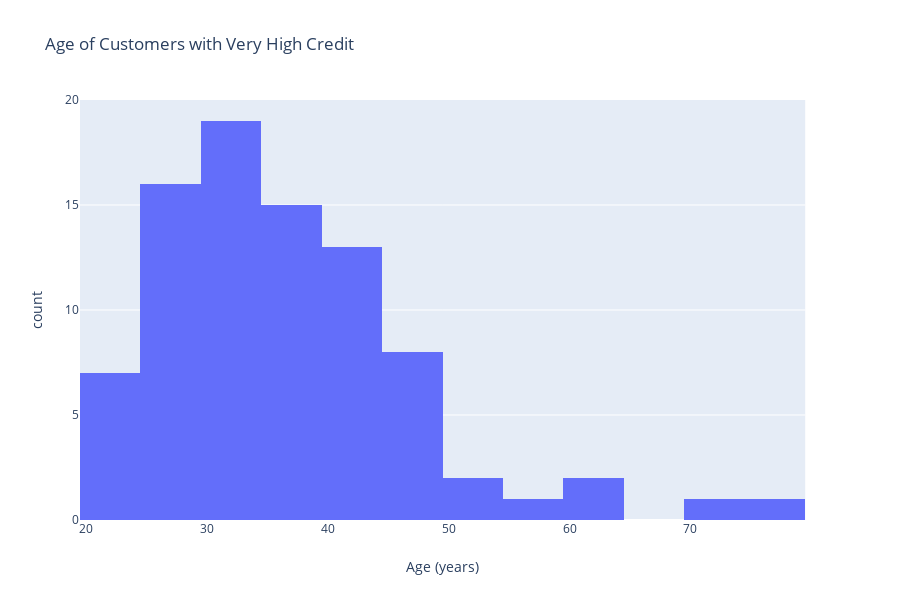

Notebook code cell kept with this figure:
### Code cell
fig = px.histogram(HIGH_CREDIT_CUSTOMERS_OCCUPATION_CATEGORY, title='Age of Customers with Very High Credit', x="Age (years)")
fig.show()

### Figure 1 — Plotly figure (JSON) as saved in the notebook; plotly's stock layout.template omitted (floating-point values rounded to 4 significant figures)
{"data": [{"alignmentgroup": "True", "bingroup": "x", "hoverlabel": {"namelength": 0}, "hovertemplate": "Age (years)=%{x}<br>count=%{y}", "legendgroup": "", "marker": {"color": "#636efa"}, "name": "", "offsetgroup": "", "orientation": "v", "showlegend": false, "type": "histogram", "x": [24, 31, 39, 34, 41, 30, 41, 41, 54, 28, 35, 47, 42, 38, 25, 24, 25, 31, 24, 35, 45, 40, 30, 27, 45, 26, 44, 38, 40, 30, 25, 33, 46, 59, 21, 29, 30, 36, 43, 25, 33, 32, 40, 29, 27, 26, 70, 24, 27, 60, 40, 24, 35, 37, 48, 49, 38, 46, 33, 36, 30, 26, 30, 35, 36, 28, 29, 27, 75, 45, 33, 44, 32, 38, 36, 34, 23, 31, 36, 50, 34, 42, 31, 63, 44], "xaxis": "x", "yaxis": "y"}], "layout": {"barmode": "relative", "height": 600, "legend": {"tracegroupgap": 0}, "title": {"text": "Age of Customers with Very High Credit"}, "xaxis": {"anchor": "y", "domain": [0, 0.98], "title": {"text": "Age (years)"}}, "yaxis": {"anchor": "x", "domain": [0, 1], "title": {"text": "count"}}}}
